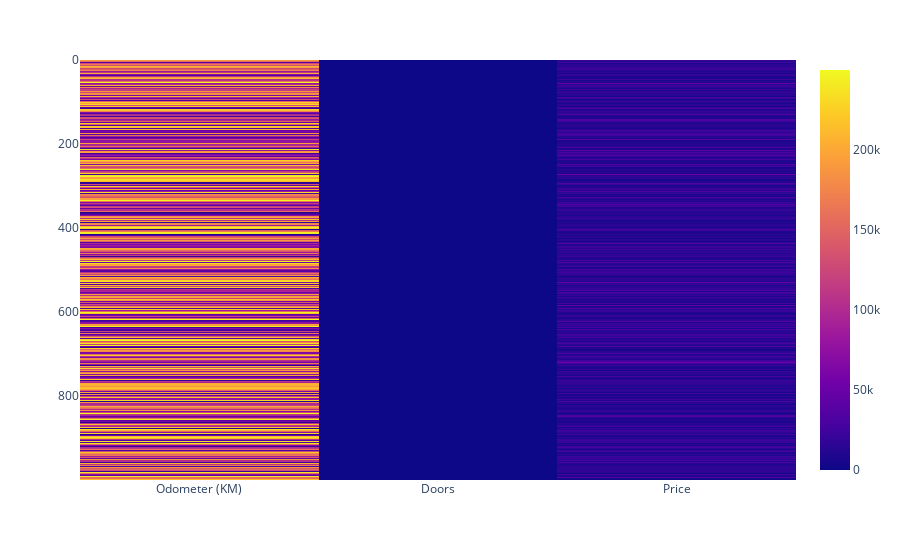

The notebook cell saved with this chart:
### Code cell
fig_2 = px.imshow(cars_drop)
fig_2.show()

### Figure 1 — Plotly figure (JSON) as saved in the notebook; plotly's stock layout.template omitted (floating-point values rounded to 4 significant figures; data arrays with more than 128 entries replaced by an {"elided": "..."} marker saying what was removed)
{"data": [{"coloraxis": "coloraxis", "hovertemplate": "x: %{x}<br>y: %{y}<br>color: %{z}<extra></extra>", "name": "0", "type": "heatmap", "x": ["Odometer (KM)", "Doors", "Price"], "xaxis": "x", "y": {"elided": "1000 int values"}, "yaxis": "y", "z": {"elided": "1000x3 int values"}}], "layout": {"coloraxis": {"colorscale": [[0, "#0d0887"], [0.1111, "#46039f"], [0.2222, "#7201a8"], [0.3333, "#9c179e"], [0.4444, "#bd3786"], [0.5556, "#d8576b"], [0.6667, "#ed7953"], [0.7778, "#fb9f3a"], [0.8889, "#fdca26"], [1, "#f0f921"]]}, "margin": {"t": 60}, "xaxis": {"anchor": "y", "constrain": "domain", "domain": [0, 1], "scaleanchor": "y"}, "yaxis": {"anchor": "x", "autorange": "reversed", "constrain": "domain", "domain": [0, 1]}}}
